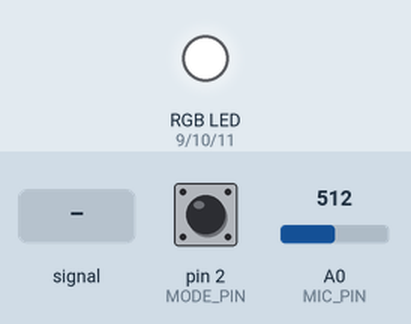
This sketch was run on a simulated Arduino Uno, built with avr-gcc and run on an emulated ATmega328P. Shown: an RGB LED mixed from three pins (HIGH = lit). The inputs (shaded band) are chosen by the test bench; at power-on: A0 (MIC_PIN) = 512, pin 2 (MODE_PIN) HIGH.

Above: at 2.1 s.
2.2 s: A0 (MIC_PIN) fed a 200 Hz sine of ±81 counts around its level
At 2.8 s:
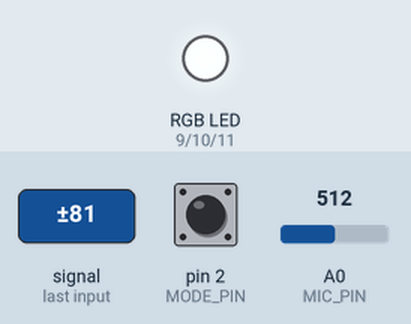
5.2 s: A0 (MIC_PIN) fed a 200 Hz sine of ±460 counts around its level
At 5.99 s:
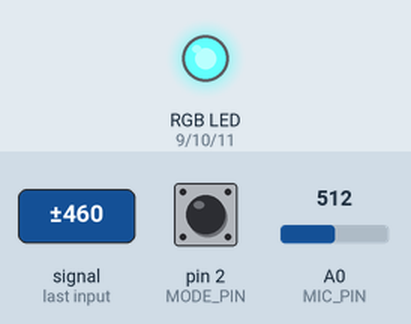
8.2 s: A0 (MIC_PIN) set to 716
At 8.8 s:
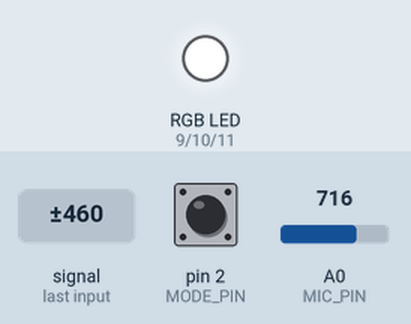
Timing chart, 0 to 11.2 s (numbered marks = the images above; inputs shaded):
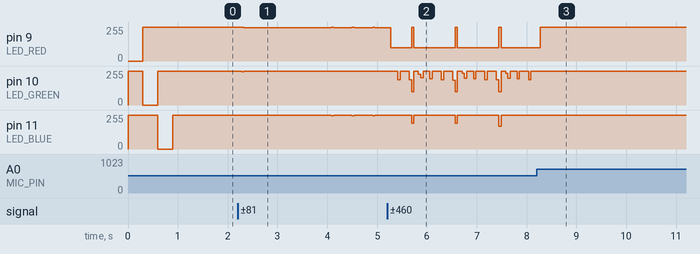

The sketch:

deconspectrum.ino
```cpp
#include "PlainFFT.h"

#define LED_RED			9
#define LED_GREEN		10
#define LED_BLUE		11
#define MIC_PIN         0
#define ADJUST_PIN      1
#define MODE_PIN		2

#define NUM_SAMPLES		64
#define FREQ_MIN		200
#define FREQ_MAX		2000
#define AMP_MIN			50
#define MAGNITUDE_MAX	12		// ??
// Bandwidth is determined by NUM_SAMPLES
//#define BANDWIDTH		12		// in hue; width of steps for Tuned mode
#define CURVE_FACTOR            1.5             // controls the exponential compensation

PlainFFT FFT = PlainFFT(); // Create FFT object

int i = 0;
int samplingFrequency = 7500;
double vReal[NUM_SAMPLES];
double vImag[NUM_SAMPLES];

unsigned long lastMicros;
int sampleDur;

int minSample = 1023;
int maxSample = 0;
int amp = 0;
float hueScale = 95.3;

/*
  dim_curve 'lookup table' to compensate for the nonlinearity of human vision.
  Used in the getRGB function on saturation and brightness to make 'dimming' look more natural.
  Exponential function used to create values below :
  x from 0 - 255 : y = round(pow( 2.0, x+64/40.0) - 1)
*/
const byte dim_curve[] = {
    0,   1,   1,   2,   2,   2,   2,   2,   2,   3,   3,   3,   3,   3,   3,   3,
    3,   3,   3,   3,   3,   3,   3,   4,   4,   4,   4,   4,   4,   4,   4,   4,
    4,   4,   4,   5,   5,   5,   5,   5,   5,   5,   5,   5,   5,   6,   6,   6,
    6,   6,   6,   6,   6,   7,   7,   7,   7,   7,   7,   7,   8,   8,   8,   8,
    8,   8,   9,   9,   9,   9,   9,   9,   10,  10,  10,  10,  10,  11,  11,  11,
    11,  11,  12,  12,  12,  12,  12,  13,  13,  13,  13,  14,  14,  14,  14,  15,
    15,  15,  16,  16,  16,  16,  17,  17,  17,  18,  18,  18,  19,  19,  19,  20,
    20,  20,  21,  21,  22,  22,  22,  23,  23,  24,  24,  25,  25,  25,  26,  26,
    27,  27,  28,  28,  29,  29,  30,  30,  31,  32,  32,  33,  33,  34,  35,  35,
    36,  36,  37,  38,  38,  39,  40,  40,  41,  42,  43,  43,  44,  45,  46,  47,
    48,  48,  49,  50,  51,  52,  53,  54,  55,  56,  57,  58,  59,  60,  61,  62,
    63,  64,  65,  66,  68,  69,  70,  71,  73,  74,  75,  76,  78,  79,  81,  82,
    83,  85,  86,  88,  90,  91,  93,  94,  96,  98,  99,  101, 103, 105, 107, 109,
    110, 112, 114, 116, 118, 121, 123, 125, 127, 129, 132, 134, 136, 139, 141, 144,
    146, 149, 151, 154, 157, 159, 162, 165, 168, 171, 174, 177, 180, 183, 186, 190,
    193, 196, 200, 203, 207, 211, 214, 218, 222, 226, 230, 234, 238, 242, 248, 255,
};

void setup(){
//        Serial.begin(9600);
	///// LED SETUP /////
	pinMode(LED_RED, OUTPUT);
	pinMode(LED_GREEN, OUTPUT);
	pinMode(LED_BLUE, OUTPUT);

	pinMode(MODE_PIN, INPUT);           // set pin to input
	digitalWrite(MODE_PIN, HIGH);       // turn on pullup resistor

	//hueScale = 360 / log10(FREQ_MAX - FREQ_MIN);
	hueScale = 360 / (pow((FREQ_MAX - FREQ_MIN), (1/CURVE_FACTOR)));

	POST();
}

void loop() {
  if(i < NUM_SAMPLES){
    vReal[i] = analogRead(MIC_PIN);
    if(vReal[i] < minSample)
      minSample = vReal[i];
    if(vReal[i] > maxSample)
      maxSample = vReal[i];
   // sampleDur = micros() - lastMicros;
    //lastMicros = micros();
    i++;
  } else {

    // process the sample buffer
    FFT.windowing(vReal, NUM_SAMPLES);	// Weigh data
    FFT.compute(vReal, vImag, NUM_SAMPLES, FFT_FORWARD); // Compute FFT
    FFT.complexToMagnitude(vReal, vImag, NUM_SAMPLES); // Compute magnitudes
    //samplingFrequency = 1000000 / sampleDur;

//        Serial.print("x:\t");
//	Serial.print(x);
//        Serial.print("\thue:\t");
//        Serial.print(hueFreq);
//        Serial.print("\tsampFreq:\t");
//        Serial.print(samplingFrequency);

	if(digitalRead(MODE_PIN) == HIGH){
		// Tuned Mode switch turned OFF: Color to current peak; disregard frequency selection
		double x = FFT.majorPeak(vReal, NUM_SAMPLES, samplingFrequency);
		// Converts logarithmic input (acoustic frequency) to linear output (hue)
		//int hueFreq = log10(x - FREQ_MIN) * hueScale;
		int hueFreq = pow(x - FREQ_MIN, (1/CURVE_FACTOR)) * hueScale;
		hueFreq = constrain(hueFreq, 0, 359);
		int amp = maxSample - minSample;
		int ampNormal = map(amp, AMP_MIN, 1023, 0, 255);
		ampNormal = constrain(ampNormal, 0, 255);

		setLED(hueFreq, ampNormal);
	} else {
		// Tuned Mode switch turned ON: Only color to adjust selection
		int pot = analogRead(ADJUST_PIN);

		// Serial.print("\tpot:\t");
		// Serial.print(pot);

		// Given 64 samples, there are 32 spectrum bands
		// however, we must discard 0-3 and 28-31 as out of range, leaving 24 bands :-/
		pot = map(pot, 0, 1023, 0, 23);
		// Serial.print("\tpotMap:\t");
		// Serial.print(pot);
		int hueFreq = map(pot, 0, 23, 0, 359);

		float mag = vReal[pot+3];	// ignore indices 0-2 (freq 0 = meaningless; others are too low)
		mag = map(mag, 0, MAGNITUDE_MAX, 0, 255);

		setLED(hueFreq, mag);
	}
//	Serial.println();
    // reset
    //lastMicros = micros();
    i = 0;
    minSample = 1023;
    maxSample = 0;
  }
}

void POST(){
	ledWrite(255,0,0);
	delay(300);
	ledWrite(0,255,0);
	delay(300);
	ledWrite(0,0,255);
	delay(300);
	ledWrite(0, 0, 0);
}

void setLED(int hue, int l){
	int col[3] = {0,0,0};
	getRGB(hue, 255, l, col);
	ledWrite(col[0], col[1], col[2]);
}

void getRGB(int hue, int sat, int val, int colors[3]) {
	/*
	  Control a RGB led with Hue, Saturation and Brightness (HSB / HSV )

	  getRGB() function based on <http://www.codeproject.com/miscctrl/CPicker.asp>
	  dim_curve idea by Jims

	  created 05-01-2010 by kasperkamperman.com
	*/

	// hue: 0-259, sat: 0-255, val (lightness): 0-255
	int r, g, b, base;

	val = dim_curve[val];
	//sat = 255-dim_curve[255-sat];

	if (sat == 0) { // Achromatic color (gray); hue unaffected
		colors[0]=val;
		colors[1]=val;
		colors[2]=val;
	} else  {
		base = ((255 - sat) * val)>>8;
		switch(hue/60) {
			case 0:
				r = val;
				g = (((val-base)*hue)/60)+base;
				b = base;
				break;
			case 1:
				r = (((val-base)*(60-(hue%60)))/60)+base;
				g = val;
				b = base;
				break;
			case 2:
				r = base;
				g = val;
				b = (((val-base)*(hue%60))/60)+base;
				break;
			case 3:
				r = base;
				g = (((val-base)*(60-(hue%60)))/60)+base;
				b = val;
				break;
			case 4:
				r = (((val-base)*(hue%60))/60)+base;
				g = base;
				b = val;
				break;
			case 5:
				r = val;
				g = base;
				b = (((val-base)*(60-(hue%60)))/60)+base;
				break;
		}
		colors[0]=r;
		colors[1]=g;
		colors[2]=b;
	}
}

void ledWrite(int r, int g, int b){
	analogWrite(LED_RED, 255-r);
	analogWrite(LED_GREEN, 255-g);
	analogWrite(LED_BLUE, 255-b);
}
```

PlainFFT.h
```cpp
// (licence header left out)
#ifndef PlainFFT_h // Prevent loading library twice
#define PlainFFT_h

#include "WProgram.h" // This is where the standard Arduino code lies

#define FFT_LIB_REV 0x01
// Custom constants
#define FFT_FORWARD 0x01
#define FFT_REVERSE 0x00
// Windowing type
#define FFT_WIN_TYP_RECTANGLE 0x00 // rectangle (Box car)
#define FFT_WIN_TYP_HAMMING 0x01 // hamming
#define FFT_WIN_TYP_HANN 0x02 // hann
#define FFT_WIN_TYP_TRIANGLE 0x03 // triangle (Bartlett)
#define FFT_WIN_TYP_BLACKMAN 0x04 // blackmann
#define FFT_WIN_TYP_FLT_TOP 0x05 // flat top
#define FFT_WIN_TYP_WELCH 0x06 // welch

class PlainFFT {
	public:
		// Constructor
		PlainFFT(void);
		// Destructor
		~PlainFFT(void);
		// Functions
		void complexToMagnitude(double *vReal, double *vImag, uint16_t samples);
		void compute(double *vReal, double *vImag, uint16_t samples, uint8_t dir);
		double majorPeak(double *vD, uint16_t samples, double samplingFrequency);
		void printMagnitudes(double *vM, uint16_t samples);
		uint8_t revision(void);
		void windowing(double *vData, uint16_t samples);

	private:
		// Functions
		uint8_t exponent(uint16_t value);
		void swap(double *x, double *y);

};

#endif
```

Measured:
- after the input at 2.2 s, pin 9 (LED_RED): 255/255 → 251/255 after 0.13 s; pin 10 (LED_GREEN): 255/255 → 251/255 after 0.08 s, → 255/255 0.05 s later
- after the input at 8.2 s, pin 10 (LED_GREEN): stops changing and stays 255/255; pin 11 (LED_BLUE): goes on until 8.3 s, then stays 255/255
